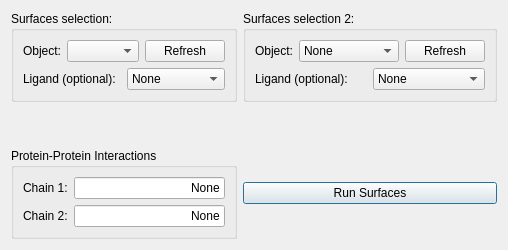
            <widget class="QWidget" name="surfaces_run_tab">
             <attribute name="title">
              <string>Run</string>
             </attribute>
             <layout class="QGridLayout" name="gridLayout_8">
              <item row="1" column="1">
               <spacer name="verticalSpacer_4">
                <property name="orientation">
                 <enum>Qt::Vertical</enum>
                </property>
                <property name="sizeHint" stdset="0">
                 <size>
                  <width>20</width>
                  <height>40</height>
                 </size>
                </property>
               </spacer>
              </item>
              <item row="0" column="0">
               <widget class="QGroupBox" name="groupBox_61">
                <property name="title">
                 <string>Surfaces selection:</string>
                </property>
                <layout class="QVBoxLayout" name="verticalLayout_16">
                 <item>
                  <layout class="QHBoxLayout" name="horizontalLayout_59">
                   <item>
                    <widget class="QLabel" name="label_129">
                     <property name="text">
                      <string>Object:</string>
                     </property>
                    </widget>
                   </item>
                   <item>
                    <widget class="QComboBox" name="surface_select_object_1">
                     <property name="sizePolicy">
                      <sizepolicy hsizetype="Expanding" vsizetype="Fixed">
                       <horstretch>0</horstretch>
                       <verstretch>0</verstretch>
                      </sizepolicy>
                     </property>
                     <property name="currentText">
                      <string/>
                     </property>
                     <property name="currentIndex">
                      <number>-1</number>
                     </property>
                    </widget>
                   </item>
                   <item>
                    <widget class="QPushButton" name="surfaces_refresh_object_1">
                     <property name="sizePolicy">
                      <sizepolicy hsizetype="Minimum" vsizetype="Fixed">
                       <horstretch>0</horstretch>
                       <verstretch>0</verstretch>
                      </sizepolicy>
                     </property>
                     <property name="text">
                      <string>Refresh</string>
                     </property>
                    </widget>
                   </item>
                  </layout>
                 </item>
                 <item>
                  <layout class="QHBoxLayout" name="horizontalLayout_60">
                   <item>
                    <widget class="QLabel" name="label_131">
                     <property name="text">
                      <string>Ligand (optional):</string>
                     </property>
                    </widget>
                   </item>
                   <item>
                    <widget class="QComboBox" name="surface_select_ligand_object_1">
                     <property name="sizePolicy">
                      <sizepolicy hsizetype="Minimum" vsizetype="Fixed">
                       <horstretch>0</horstretch>
                       <verstretch>0</verstretch>
                      </sizepolicy>
                     </property>
                     <property name="currentText">
                      <string>None</string>
                     </property>
                     <property name="currentIndex">
                      <number>0</number>
                     </property>
                     <item>
                      <property name="text">
                       <string>None</string>
                      </property>
                     </item>
                    </widget>
                   </item>
                  </layout>
                 </item>
                </layout>
               </widget>
              </item>
              <item row="2" column="0">
               <widget class="QGroupBox" name="groupBox_62">
                <property name="styleSheet">
                 <string notr="true"/>
                </property>
                <property name="title">
                 <string>Protein-Protein Interactions</string>
                </property>
                <layout class="QGridLayout" name="gridLayout_7">
                 <item row="0" column="0">
                  <widget class="QLabel" name="label_132">
                   <property name="text">
                    <string>Chain 1:</string>
                   </property>
                  </widget>
                 </item>
                 <item row="0" column="1">
                  <widget class="QLineEdit" name="surfaces_chain">
                   <property name="text">
                    <string>None</string>
                   </property>
                   <property name="alignment">
                    <set>Qt::AlignRight|Qt::AlignTrailing|Qt::AlignVCenter</set>
                   </property>
                  </widget>
                 </item>
                 <item row="1" column="0">
                  <widget class="QLabel" name="label_133">
                   <property name="text">
                    <string>Chain 2:</string>
                   </property>
                  </widget>
                 </item>
                 <item row="1" column="1">
                  <widget class="QLineEdit" name="surfaces_chain_2">
                   <property name="text">
                    <string>None</string>
                   </property>
                   <property name="alignment">
                    <set>Qt::AlignRight|Qt::AlignTrailing|Qt::AlignVCenter</set>
                   </property>
                  </widget>
                 </item>
                </layout>
               </widget>
              </item>
              <item row="0" column="1">
               <widget class="QGroupBox" name="groupBox_60">
                <property name="title">
                 <string>Surfaces selection 2:</string>
                </property>
                <layout class="QVBoxLayout" name="verticalLayout_15">
                 <item>
                  <layout class="QHBoxLayout" name="horizontalLayout_57">
                   <item>
                    <widget class="QLabel" name="label_126">
                     <property name="text">
                      <string>Object:</string>
                     </property>
                    </widget>
                   </item>
                   <item>
                    <widget class="QComboBox" name="surface_select_object_2">
                     <property name="sizePolicy">
                      <sizepolicy hsizetype="Minimum" vsizetype="Fixed">
                       <horstretch>0</horstretch>
                       <verstretch>0</verstretch>
                      </sizepolicy>
                     </property>
                     <property name="minimumSize">
                      <size>
                       <width>100</width>
                       <height>0</height>
                      </size>
                     </property>
                     <property name="currentText">
                      <string>None</string>
                     </property>
                     <property name="currentIndex">
                      <number>0</number>
                     </property>
                     <item>
                      <property name="text">
                       <string>None</string>
                      </property>
                     </item>
                    </widget>
                   </item>
                   <item>
                    <widget class="QPushButton" name="surfaces_refresh_object_2">
                     <property name="sizePolicy">
                      <sizepolicy hsizetype="Maximum" vsizetype="Fixed">
                       <horstretch>0</horstretch>
                       <verstretch>0</verstretch>
                      </sizepolicy>
                     </property>
                     <property name="text">
                      <string>Refresh</string>
                     </property>
                    </widget>
                   </item>
                  </layout>
                 </item>
                 <item>
                  <layout class="QHBoxLayout" name="horizontalLayout_58">
                   <item>
                    <widget class="QLabel" name="label_128">
                     <property name="text">
                      <string>Ligand (optional):</string>
                     </property>
                    </widget>
                   </item>
                   <item>
                    <widget class="QComboBox" name="surface_select_ligand_object_2">
                     <property name="sizePolicy">
                      <sizepolicy hsizetype="Minimum" vsizetype="Fixed">
                       <horstretch>0</horstretch>
                       <verstretch>0</verstretch>
                      </sizepolicy>
                     </property>
                     <property name="currentText">
                      <string>None</string>
                     </property>
                     <property name="currentIndex">
                      <number>0</number>
                     </property>
                     <item>
                      <property name="text">
                       <string>None</string>
                      </property>
                     </item>
                    </widget>
                   </item>
                  </layout>
                 </item>
                </layout>
               </widget>
              </item>
              <item row="2" column="1">
               <widget class="QPushButton" name="surfaces_button_run">
                <property name="text">
                 <string>Run Surfaces</string>
                </property>
                <property name="default">
                 <bool>true</bool>
                </property>
               </widget>
              </item>
             </layout>
            </widget>
